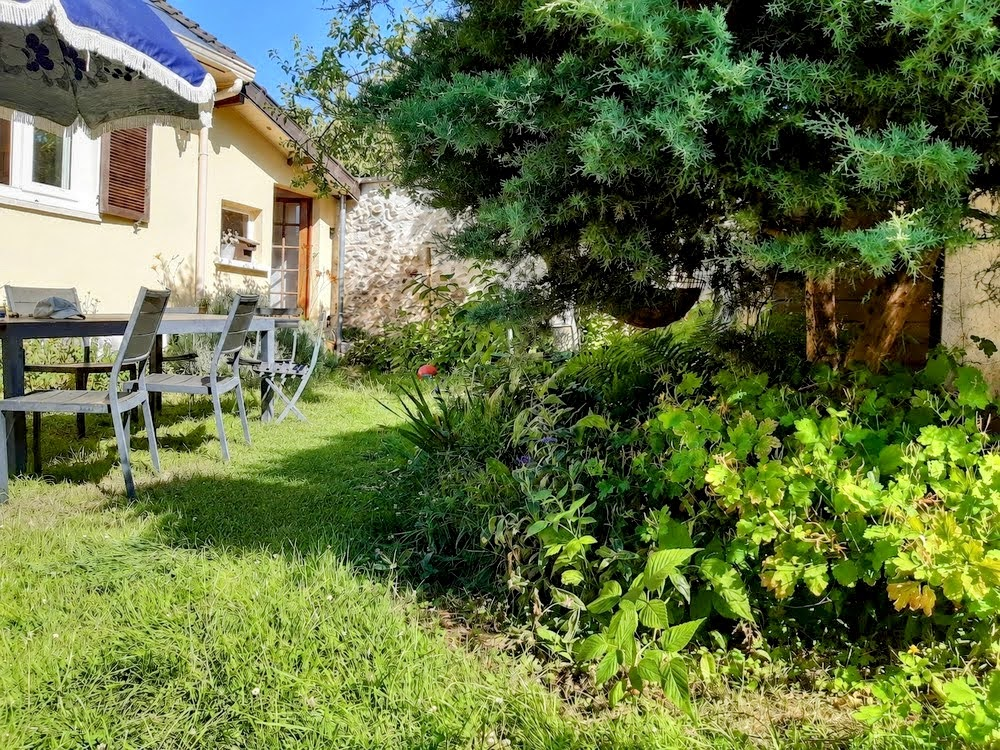
#> input picture photos/jardin1.jpg, 1000 x 750 px
$ python gen_og.py
#> lines starting #> are read from the running program, lines starting #| are printed output that depends on the picture
#!/usr/bin/env python3
"""Generate OG image (1200×630) for maison-bures.fr."""

from PIL import Image, ImageDraw, ImageFont
import math

# ── Config ─────────────────────────────────────────────────────────────────────
W, H        = 1200, 630
PHOTO       = "photos/jardin1.jpg"
OUT         = "photos/og.jpg"
FONT        = "/System/Library/Fonts/HelveticaNeue.ttc"
TITLE       = "Maison à vendre\nBures-sur-Yvette, Vallée de Chevreuse"
PRICE       = "436 800 € FAI"
STATS       = "6 pièces  ·  105 m²  ·  Jardin 489 m²"
DOMAIN      = "maison-bures.fr"
ACCENT      = (255, 210, 80)   # warm gold
WHITE       = (255, 255, 255)
BLACK       = (0, 0, 0)

# ── Fonts ──────────────────────────────────────────────────────────────────────
f_price  = ImageFont.truetype(FONT, 42, index=1)   # Bold
f_stats  = ImageFont.truetype(FONT, 32, index=7)   # Light
f_domain = ImageFont.truetype(FONT, 26, index=7)   # Light

# ── Background photo ──────────────────────────────────────────────────────────
photo = Image.open(PHOTO).convert("RGB")
#> photo is the input picture: PIL image 1000x750 RGB; mean R, G, B 102, 116.5, 69
# Smart crop: resize so shortest side fills, center crop
pw, ph = photo.size
#> pw = 1000; ph = 750
scale  = max(W / pw, H / ph)
#> scale = 1.2
nw, nh = int(pw * scale), int(ph * scale)
#> nw = 1200; nh = 900
photo  = photo.resize((nw, nh), Image.LANCZOS)
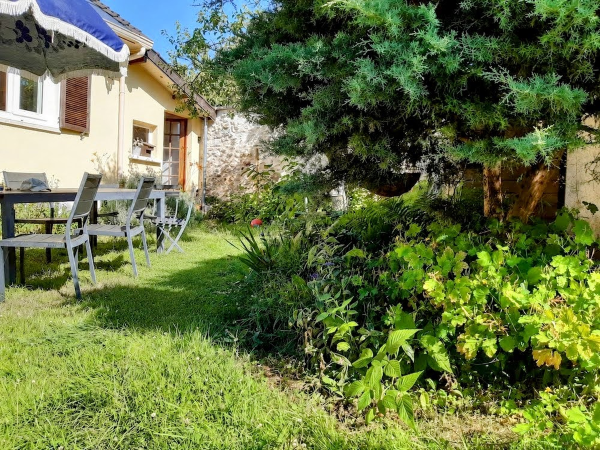
#> photo: PIL image 1200x900 RGB (shown at 1/2 size); mean R, G, B 102.1, 116.5, 69.3
left   = (nw - W) // 2
#> left = 0
top    = (nh - H) // 2
#> top = 135
photo  = photo.crop((left, top, left + W, top + H))
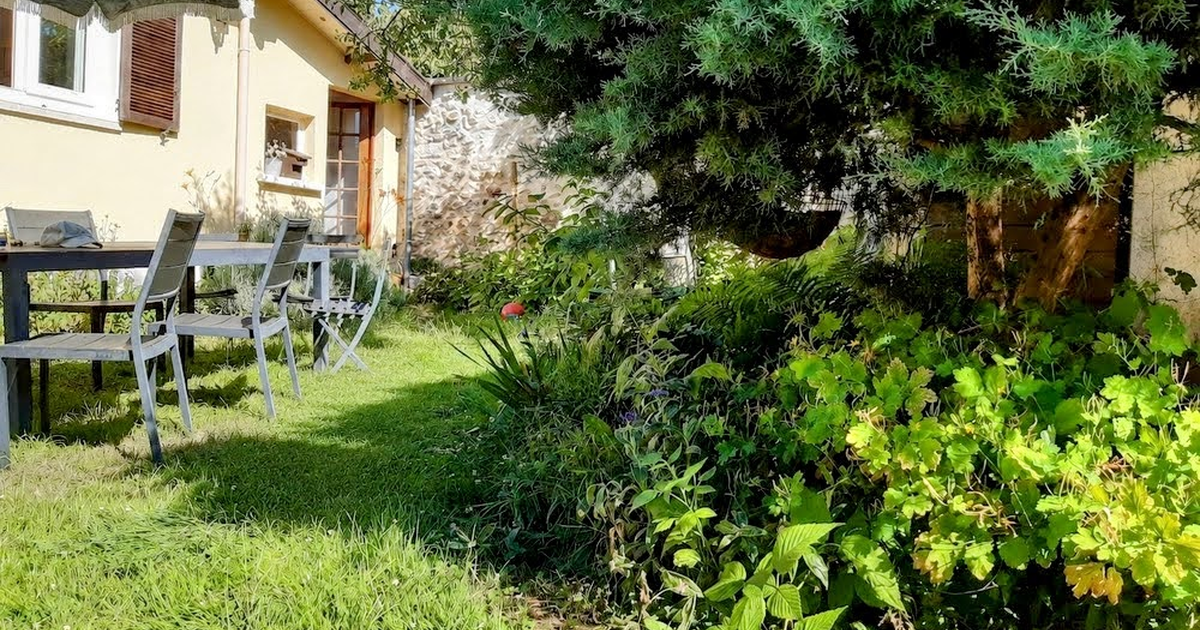
#> photo: PIL image 1200x630 RGB; mean R, G, B 100.9, 112.3, 65.9

canvas = photo.copy()
draw   = ImageDraw.Draw(canvas)

# ── Gradient overlay (dark bottom, slight top vignette) ──────────────────────
overlay = Image.new("RGBA", (W, H), (0, 0, 0, 0))
#> overlay: PIL image 1200x630 RGBA; every value is 0
odraw   = ImageDraw.Draw(overlay)

gradient_start = int(H * 0.28)   # gradient begins at 28% from top
for y in range(H):
    if y < gradient_start:
        # Soft top vignette
        t = y / gradient_start
        alpha = int(80 * (1 - t))
    else:
        # Bottom dark ramp
        t = (y - gradient_start) / (H - gradient_start)
        # Ease-in curve
        alpha = int(210 * (t ** 1.6))
    odraw.line([(0, y), (W, y)], fill=(0, 0, 0, alpha))

canvas = Image.alpha_composite(canvas.convert("RGBA"), overlay).convert("RGB")
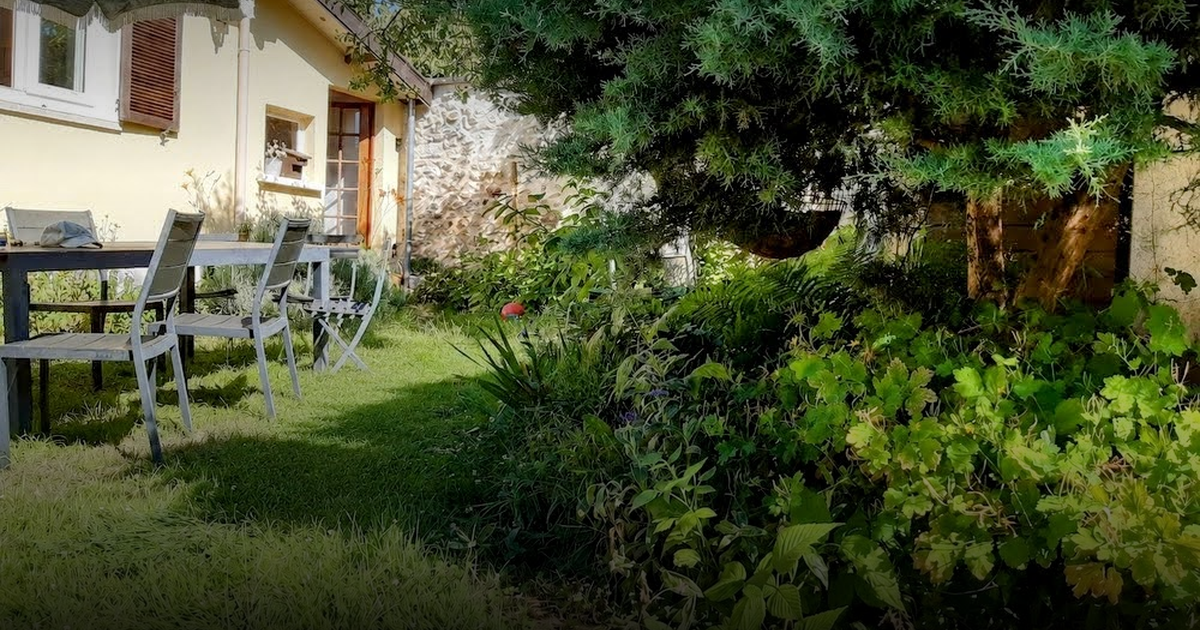
#> canvas: PIL image 1200x630 RGB; mean R, G, B 74.5, 81.2, 51.2
draw   = ImageDraw.Draw(canvas)

# ── Domain pill (top center) ──────────────────────────────────────────────────
pill_pad_x, pill_pad_y = 22, 10
bbox = draw.textbbox((0, 0), DOMAIN, font=f_domain)
#> bbox = (0, 5, 205, 25)
tw, th = bbox[2] - bbox[0], bbox[3] - bbox[1]
#> tw = 205; th = 20
pill_w = tw + pill_pad_x * 2
#> pill_w = 249
px = (W - pill_w) // 2
#> px = 475
py = 36
pill_rect = [px, py, px + pill_w, py + th + pill_pad_y * 2]
#> pill_rect = [475, 36, 724, 76]
draw.rounded_rectangle(pill_rect, radius=24, fill=(255, 255, 255), outline=None)
# Subtract bbox origin to correct for font bearing
draw.text((px + pill_pad_x - bbox[0], py + pill_pad_y - bbox[1]), DOMAIN, font=f_domain, fill=BLACK)

# ── Title (bottom-left, wrapped) ─────────────────────────────────────────────
MARGIN_L = 60
MARGIN_R = 60
MARGIN_B = 46
line_gap = 8
MAX_W    = W - MARGIN_L - MARGIN_R

# Auto-fit title font size so longest line fits
def fit_font(text_lines, font_path, index, max_w, start_size=68):
#> called with font_path = '/System/Library/Fonts/HelveticaNeue.ttc', index = 1, max_w = 1080, start_size = 68
    size = start_size
    while size > 24:
        f = ImageFont.truetype(font_path, size, index=index)
        widths = [draw.textbbox((0,0), ln, font=f)[2] for ln in text_lines]
        if max(widths) <= max_w:
            return f, size
        size -= 2
#> this loop made 7 passes
#> widths on passes 1 to 7: [561, 1293], [544, 1255], [528, 1217], [511, 1178], [495, 1141], [478, 1102], [462, 1064]
#> after the loop, size = 56
    return ImageFont.truetype(font_path, size, index=index), size

f_title, _ = fit_font(TITLE.split("\n"), FONT, 1, MAX_W)

lines = TITLE.split("\n")
# measure block height
line_heights = []
for ln in lines:
    b = draw.textbbox((0, 0), ln, font=f_title)
    line_heights.append(b[3] - b[1])
#> this loop made 2 passes
#> b on passes 1 to 2: (0, 7, 462, 53), (0, 7, 1064, 58)
#> after the loop, line_heights = [46, 51]

stats_b    = draw.textbbox((0, 0), STATS, font=f_stats)
#> stats_b = (0, 4, 567, 37)
stats_h    = stats_b[3] - stats_b[1]
#> stats_h = 33
price_b    = draw.textbbox((0, 0), PRICE, font=f_price)
#> price_b = (0, 7, 288, 39)
price_h    = price_b[3] - price_b[1]
#> price_h = 32

block_h = (sum(line_heights)
           + line_gap * (len(lines) - 1)
           + 14 + price_h
           + 10 + stats_h)
#> block_h = 194

y = H - MARGIN_B - block_h
#> y = 390

# Stats (topmost in block)
draw.text((MARGIN_L, y), STATS, font=f_stats, fill=(220, 220, 220))
y += stats_h + 10
#> y = 433

# Title lines
for i, ln in enumerate(lines):
    draw.text((MARGIN_L, y), ln, font=f_title, fill=WHITE)
    y += line_heights[i] + line_gap
#> this loop made 2 passes
#> y on passes 1 to 2: 487, 546
#> after the loop, y = 546

y += 14
#> y = 560
# Price in accent gold
draw.text((MARGIN_L, y), PRICE, font=f_price, fill=ACCENT)

# ── Save ──────────────────────────────────────────────────────────────────────
canvas.save(OUT, "JPEG", quality=92, optimize=True)
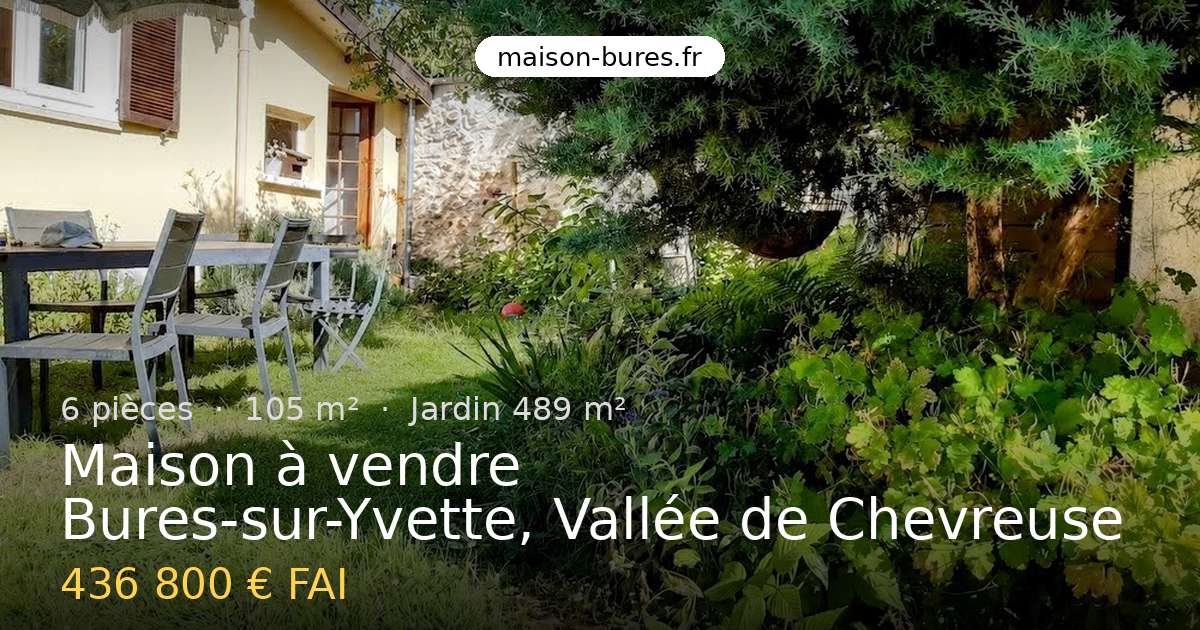
#> saved as og.jpg: PIL image 1200x630 RGB; mean R, G, B 83.1, 89.1, 59.9
print(f"Saved → {OUT}  ({W}×{H})")

$ run again, with photos/jardin2.jpg copied over photos/jardin1.jpg
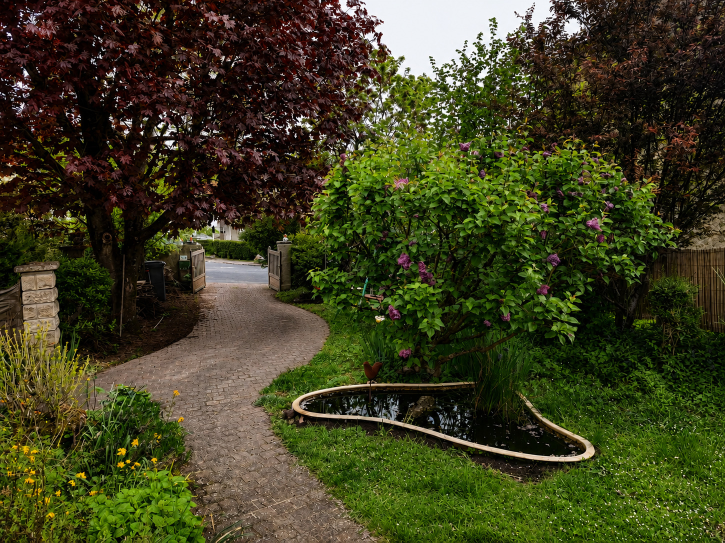
#> input picture photos/jardin2.jpg, 1450 x 1085 px (shown at 1/2 size)
#> photo is the input picture: PIL image 1450x1085 RGB; mean R, G, B 62.3, 63.4, 32.1
#> overlay: PIL image 1200x630 RGBA; every value is 0
#> `canvas = Image.alpha_composite(canvas.convert("RGBA"), overlay).conver..`:
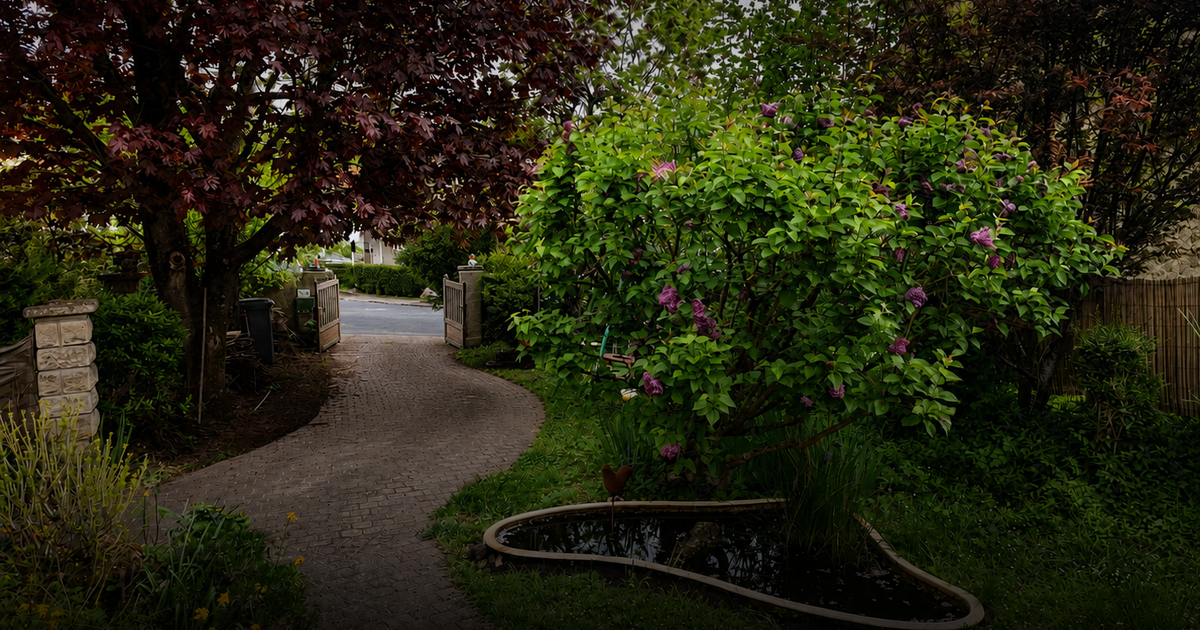
#> canvas: PIL image 1200x630 RGB; mean R, G, B 38.6, 39.5, 18.2
#> bbox = (0, 5, 205, 25)
#> tw = 205; th = 20
#> pill_w = 249
#> px = 475
#> pill_rect = [475, 36, 724, 76]
#> the loop in fit_font, `while size > 24:` made 7 passes
#> widths on passes 1 to 7: [561, 1293], [544, 1255], [528, 1217], [511, 1178], [495, 1141], [478, 1102], [462, 1064]
#> after the loop in fit_font, `while size > 24:`: size = 56
#> the loop `for ln in lines:` made 2 passes
#> b on passes 1 to 2: (0, 7, 462, 53), (0, 7, 1064, 58)
#> after the loop `for ln in lines:`: line_heights = [46, 51]
#> stats_b = (0, 4, 567, 37)
#> stats_h = 33
#> price_b = (0, 7, 288, 39)
#> price_h = 32
#> block_h = 194
#> `y = H - MARGIN_B - block_h`: y = 390
#> `y += stats_h + 10`: y = 433
#> the loop `for i, ln in enumerate(lines):` made 2 passes
#> y on passes 1 to 2: 487, 546
#> after the loop `for i, ln in enumerate(lines):`: y = 546
#> `y += 14`: y = 560
#> `canvas.save(OUT, "JPEG", quality=92, optimize=True)`:
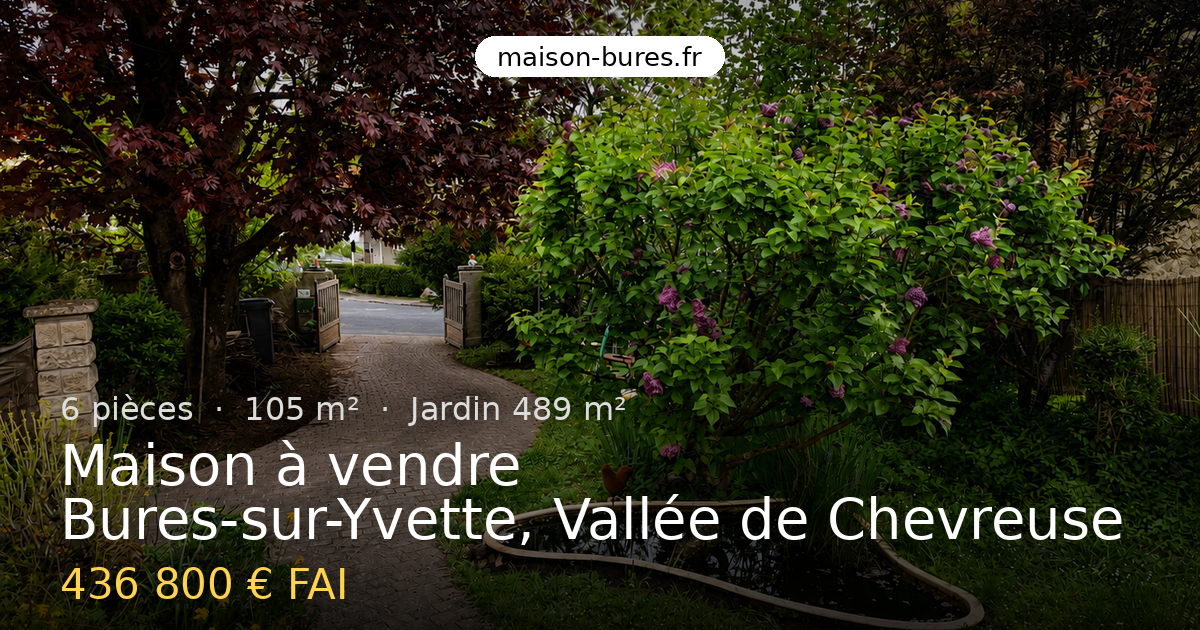
#> saved as og.jpg: PIL image 1200x630 RGB; mean R, G, B 47, 47.8, 26.8

$ run again, with photos/aerial1.jpg copied over photos/jardin1.jpg
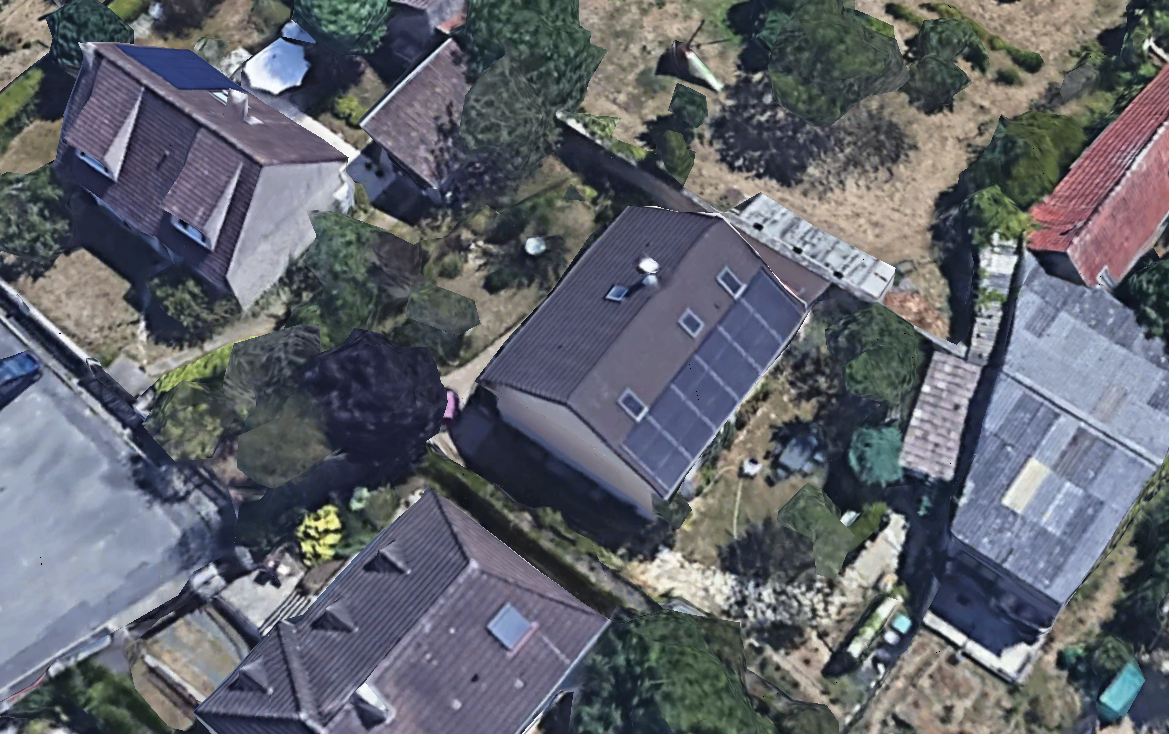
#> input picture photos/aerial1.jpg, 1169 x 734 px
#> `photo  = photo.crop((left, top, left + W, top + H))`:
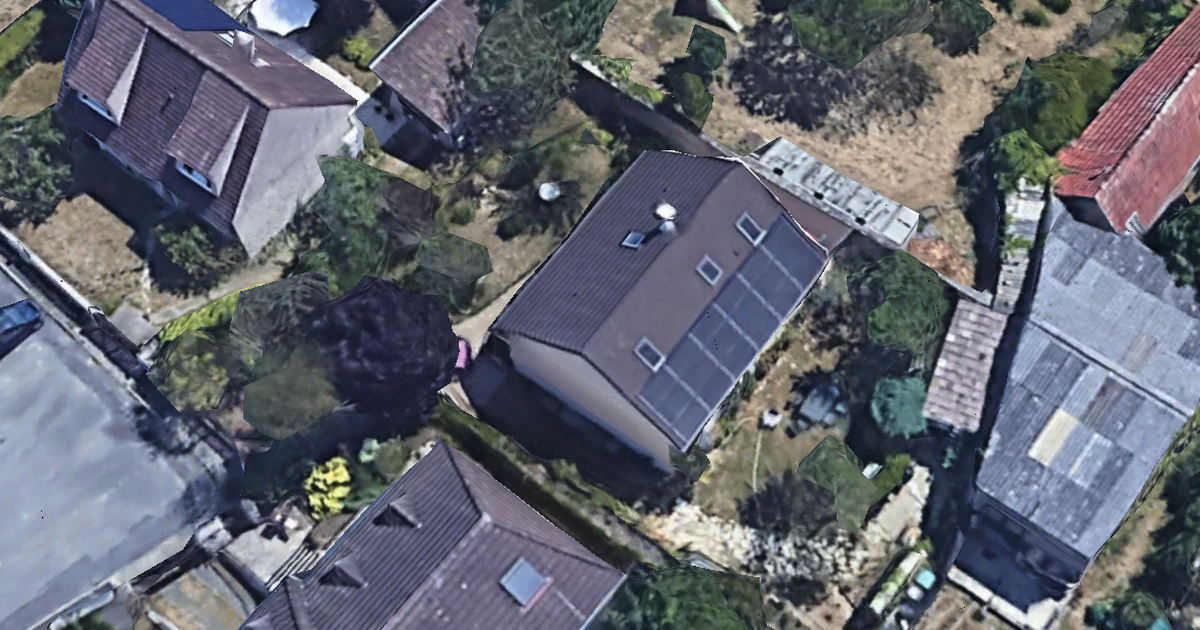
#> photo: PIL image 1200x630 RGB; mean R, G, B 98.5, 101.4, 110.7
#> overlay: PIL image 1200x630 RGBA; every value is 0
#> bbox = (0, 5, 205, 25)
#> tw = 205; th = 20
#> pill_w = 249
#> px = 475
#> pill_rect = [475, 36, 724, 76]
#> the loop in fit_font, `while size > 24:` made 7 passes
#> widths on passes 1 to 7: [561, 1293], [544, 1255], [528, 1217], [511, 1178], [495, 1141], [478, 1102], [462, 1064]
#> after the loop in fit_font, `while size > 24:`: size = 56
#> the loop `for ln in lines:` made 2 passes
#> b on passes 1 to 2: (0, 7, 462, 53), (0, 7, 1064, 58)
#> after the loop `for ln in lines:`: line_heights = [46, 51]
#> stats_b = (0, 4, 567, 37)
#> stats_h = 33
#> price_b = (0, 7, 288, 39)
#> price_h = 32
#> block_h = 194
#> `y = H - MARGIN_B - block_h`: y = 390
#> `y += stats_h + 10`: y = 433
#> the loop `for i, ln in enumerate(lines):` made 2 passes
#> y on passes 1 to 2: 487, 546
#> after the loop `for i, ln in enumerate(lines):`: y = 546
#> `y += 14`: y = 560
#> `canvas.save(OUT, "JPEG", quality=92, optimize=True)`:
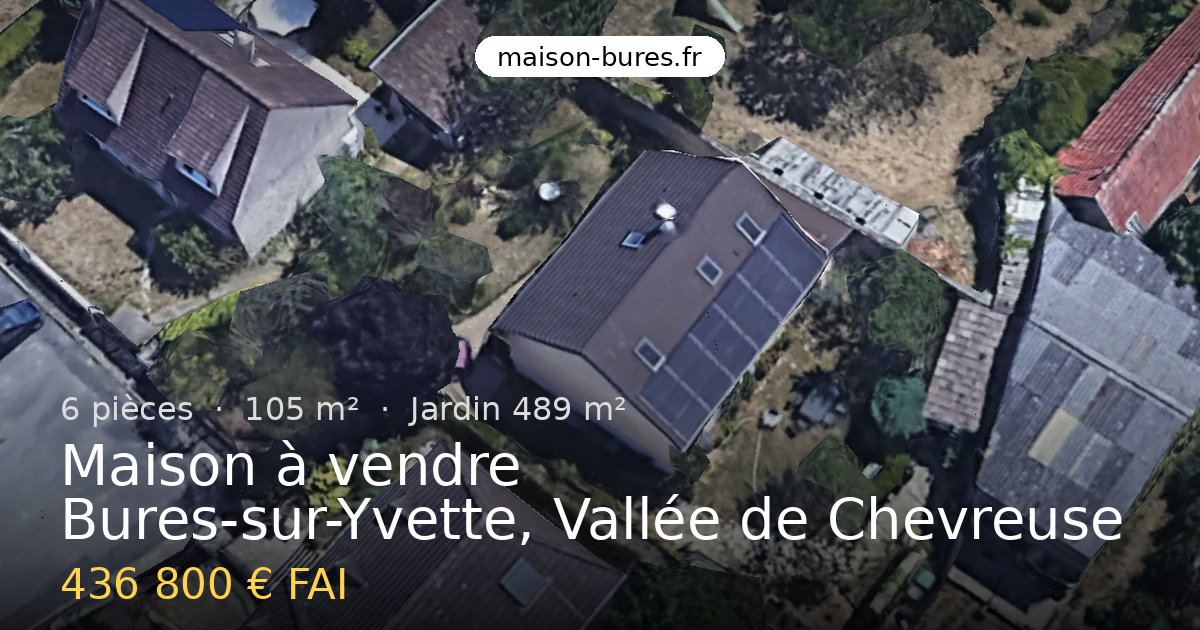
#> saved as og.jpg: PIL image 1200x630 RGB; mean R, G, B 79.6, 81, 87.1
